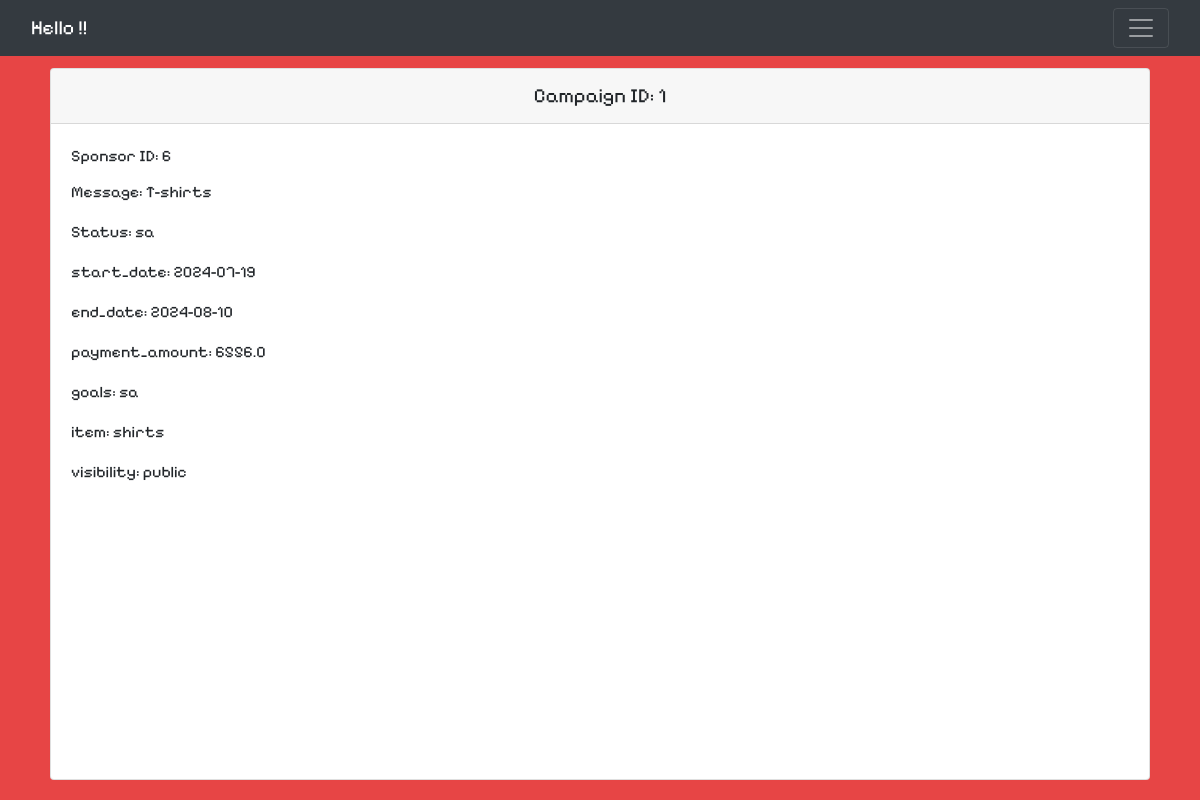
The page /view_details/1 on the database its author committed.
### backend/models.py (models this page shows)
class Campaign(db.Model):
    sp_id = db.Column(db.String(255), db.ForeignKey('spodata.sp_id'), nullable=False)
    campaign_id = db.Column(db.Integer, primary_key=True, autoincrement=True)
    campaign_name = db.Column(db.String(255), nullable=False)
    description = db.Column(db.Text, nullable=False)
    start_date = db.Column(db.Date, nullable=False)
    end_date = db.Column(db.Date, nullable=False)
    payment_amount = db.Column(db.Float, nullable=False)
    goals = db.Column(db.String(), nullable=False)
    item= db.Column(db.String(50), nullable=True)
    visibility = db.Column(db.String(50), nullable=True, default="public")
    spodata_entry = db.relationship('spodata', backref=db.backref('campaigns', lazy=True))
    in_id = db.Column(db.Integer, db.ForeignKey('infdata.in_id'))
    infdata_entry = db.relationship('infdata', backref=db.backref('campaigns', lazy=True))
    ad_requests = db.relationship('Adreq', backref='campaign', cascade='all, delete')

### backend/control.py (the view)
@app.route('/view_details/<int:campaign_id>', methods=['GET'])
def view_details(campaign_id):
    campaign = Campaign.query.filter_by(campaign_id=campaign_id).first()
    return render_template("view_details.html",campaign=campaign)

### templates/view_details.html (shortened to what this page needs)
<!DOCTYPE html>
<html lang="en">
    <head>
        <link href="https://cdn.jsdelivr.net/npm/bootstrap@5.3.3/dist/css/bootstrap.min.css" rel="stylesheet">
        <link href="https://getbootstrap.com/docs/5.3/assets/css/docs.css" rel="stylesheet">
        <link href="https://stackpath.bootstrapcdn.com/bootstrap/4.5.2/css/bootstrap.min.css" rel="stylesheet">        <script src="https://cdn.jsdelivr.net/npm/bootstrap@5.3.3/dist/js/bootstrap.bundle.min.js"></script>
    </head>
    <body>
        <nav class="navbar navbar-dark bg-dark fixed-top">
            <div class="container-fluid">
                <a class="navbar-brand" href="#">Hello {{ sp_un }} !!</a>
                <button class="navbar-toggler" type="button" data-bs-toggle="offcanvas" data-bs-target="#offcanvasDarkNavbar" aria-controls="offcanvasDarkNavbar" aria-label="Toggle navigation">
                <span class="navbar-toggler-icon"></span>
                </button>
            </div>
        </nav>
    <div class="container mt-5">
        <div class="card">
            <div class="card-header">
                Campaign ID: {{ campaign.campaign_id }}
            </div>
            <div class="card-body">
                <p class="card-title">Sponsor ID: {{ campaign.sp_id }}</p>
                <p class="card-text">Message: {{ campaign.campaign_name }}</p>
                <p class="card-text">Status: {{ campaign.description }}</p>
                <p class="card-text">start_date: {{ campaign.start_date }}</p>
                <p class="card-text">end_date: {{ campaign.end_date }}</p>
                <p class="card-text">payment_amount: {{ campaign.payment_amount }}</p>
                <p class="card-text">goals: {{ campaign.goals }}</p>
                <p class="card-text">item: {{ campaign.item }}</p>
                <p class="card-text">visibility: {{ campaign.visibility}}</p>
            </div>
        </div>
    </div>
</body>
</html>

### templates/view_details.html (style rules this page uses)
body { display: flex; height: 100vh; margin: 0; background-color: #e74545; font-family: "Pixelify Sans", sans-serif; font-optical-sizing: auto; font-weight:900px; font-style: normal; padding: 0; color: #000; }
.card-header { text-align: center; font-size: 1.25rem; }
nav { display: flex; justify-content: space-around; background-color: #000; color: #fff; padding: 10px; }
.container { display: flex; justify-content: space-around; padding: 20px; }
.card { width:1100px; }

### rows shown on the page
Campaign: campaign_id "1", sp_id "6", campaign_name "T-shirts", description "sa", start_date "2024-07-19", end_date "2024-08-10", payment_amount "6556.0", goals "sa", item "shirts", visibility "public"
